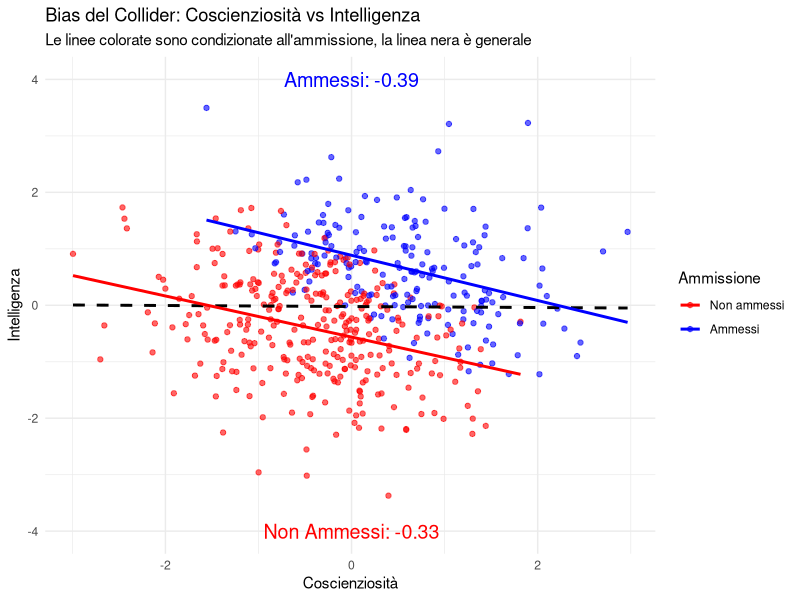

This figure's R source:
library(ggplot2)
library(dplyr)

set.seed(42)  # Per riproducibilità

# Numero di osservazioni ridotto
N <- 500

# Simuliamo coscienziosità e intelligenza come variabili indipendenti
coscienziosita <- rnorm(N, mean = 0, sd = 1)
intelligenza <- rnorm(N, mean = 0, sd = 1)

# L'ammissione dipende dalla somma di coscienziosità e intelligenza (forte selezione)
p_ammissione <- plogis(3 * (coscienziosita + intelligenza - 0.5))  # funzione logistica più estrema
ammissione <- rbinom(N, 1, p_ammissione)  # 1 = ammesso, 0 = non ammesso

# Creiamo un data frame
dati <- data.frame(coscienziosita, intelligenza, ammissione)

# Calcoliamo la correlazione nei due gruppi
cor_ammessi <- cor(dati$coscienziosita[dati$ammissione == 1], 
                   dati$intelligenza[dati$ammissione == 1])

cor_non_ammessi <- cor(dati$coscienziosita[dati$ammissione == 0], 
                       dati$intelligenza[dati$ammissione == 0])

summary(lm(data = dati, coscienziosita ~ intelligenza + ammissione))
summary(lm(data = dati, coscienziosita ~ intelligenza))

# Grafico con linee di regressione e correlazioni
ggplot(dati, aes(x = coscienziosita, y = intelligenza, color = as.factor(ammissione))) +
  geom_point(alpha = 0.6) +
  
  # Linea di regressione unica (su tutti i dati, senza condizionare)
  geom_smooth(method = "lm", color = "black", se = FALSE, linetype = "dashed") +
  
  # Linee di regressione separate per gli ammessi e non ammessi
  geom_smooth(method = "lm", se = FALSE) +
  
  # Testo con i coefficienti di correlazione
  annotate("text", x = 0, y = 4, label = paste0("Ammessi: ", round(cor_ammessi, 2)), color = "blue", size = 5) +
  annotate("text", x = 0, y = -4, label = paste0("Non Ammessi: ", round(cor_non_ammessi, 2)), color = "red", size = 5) +
  
  theme_minimal() +
  scale_color_manual(values = c("red", "blue"), labels = c("Non ammessi", "Ammessi")) +
  
  labs(
    title = "Bias del Collider: Coscienziosità vs Intelligenza",
    subtitle = "Le linee colorate sono condizionate all'ammissione, la linea nera è generale",
    color = "Ammissione",
    x = "Coscienziosità",
    y = "Intelligenza"
  )